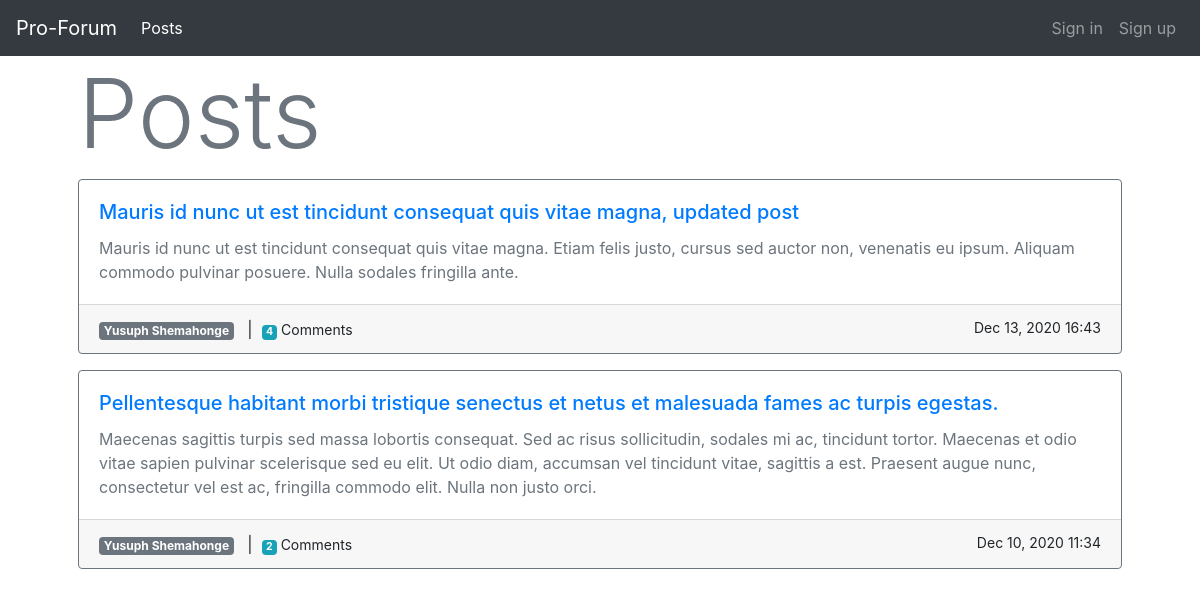
The page /posts on the database its author committed.
### posts/models.py (models this page shows, shortened)
class Post(models.Model):
    owner = models.ForeignKey(User, on_delete=models.CASCADE)
    title = models.CharField(max_length=200)
    body = models.TextField()
    date_added = models.DateTimeField(auto_now_add=True)

### posts/views.py (the view)
# urls.py: path('', include('posts.urls')),
def posts(request):
    forum_posts = Post.objects.order_by('-date_added')
    context = {'forum_posts': forum_posts}
    return render(request, 'posts/posts.html', context)

### posts/templates/posts/posts.html (shortened to what this page needs)
{% extends 'posts/base.html' %}
{% block page_header %}
    <h1 class="text-muted display-1">Posts</h1>
{% endblock page_header %}
{% block content %}
    {% for forum_post in forum_posts %}
        <div class="card border-secondary mb-3">
            <div class="card-body text-secondary">
                <h5 class="card-title"><a href="{% url 'posts:post' forum_post.id %}" > {{ forum_post.title }}</a></h5>
                <p class="card-text">{{ forum_post.body }}</p>
            </div>
            <div class="card-footer">
                <small class="badge badge-secondary">{{ forum_post.owner.get_full_name }}</small>&nbsp;&nbsp;
                {% if forum_post.comment_set.count > 0 %}
                    |&nbsp;&nbsp;<small><span class="badge badge-info">{{ forum_post.comment_set.count }}</span> Comments</small>
                {% endif %}
                <small class="float-right"> {{ forum_post.date_added|date:'M d, Y H:i' }}</small>
            </div>
        </div>
    {% endfor %}
{% endblock content %}

### rows shown on the page
Post: title "Mauris id nunc ut est tincidunt consequat quis vitae magna, updated post", body "Mauris id nunc ut est tincidunt consequat quis vitae magna. Etiam felis justo, cursus sed auctor non, venenatis eu ipsum. Aliquam commodo pulvinar posuere. Nulla sodales fringilla ante.", owner.get_full_name "Yusuph Shemahonge", comment_set.count "4", date_added "Dec 13, 2020 16:43"
Post: title "Pellentesque habitant morbi tristique senectus et netus et malesuada fames ac turpis egestas.", body "Maecenas sagittis turpis sed massa lobortis consequat. Sed ac risus sollicitudin, sodales mi ac, tincidunt tortor. Maecenas et odio vitae sapien pulvinar scelerisque sed eu elit. Ut odio diam, accumsan vel tincidunt vitae, sagittis a est. Praesent augue nunc, consectetur vel est ac, fringilla commodo elit. Nulla non justo orci.", owner.get_full_name "Yusuph Shemahonge", comment_set.count "2", date_added "Dec 10, 2020 11:34"
